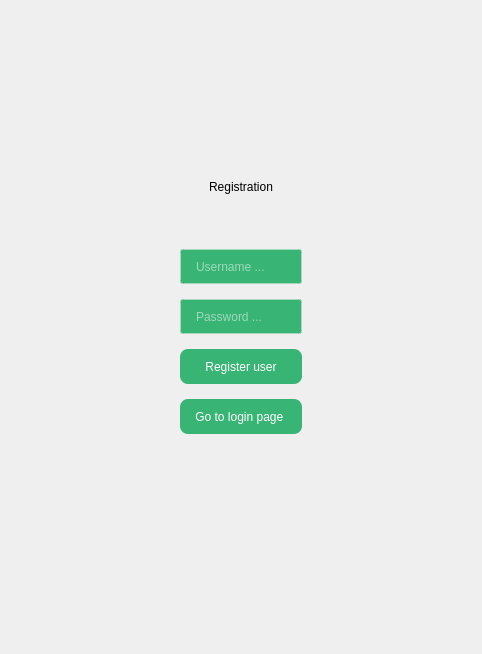
         <widget class="QWidget" name="registrationPage">
          <layout class="QVBoxLayout" name="verticalLayout_2">
           <property name="leftMargin">
            <number>100</number>
           </property>
           <property name="topMargin">
            <number>100</number>
           </property>
           <property name="rightMargin">
            <number>100</number>
           </property>
           <property name="bottomMargin">
            <number>100</number>
           </property>
           <item>
            <widget class="QWidget" name="verticalWidget" native="true">
             <property name="styleSheet">
              <string notr="true">

QPushButton{ 
background-color: rgb(56, 180, 116)  ;
border-radius: 8px;
color : white ;
border: none;
font: 87 9pt &quot;Montserrat Black&quot;;
}
QPushButton:hover{
background-color: rgba(56, 180, 116 , 100)  ;

}

QLineEdit {
background-color: rgba(56, 180, 116, 255) ;
border-radius: 3px;
color : white ;
border:2px solid  rgba(56, 180, 116, 100);
padding-left: 12px;
padding-top : 7px ;
padding-bottom : 7px ;
	font: 10pt &quot;Montserrat&quot;;
}


QLineEdit:hover {
	border: 2px solid  rgba(56, 180, 116, 255);
}
QLineEdit:focus {
	border: 2px solid  rgba(56, 180, 116, 255) ;
	
}</string>
             </property>
             <layout class="QVBoxLayout" name="verticalLayout">
              <property name="spacing">
               <number>15</number>
              </property>
              <property name="leftMargin">
               <number>80</number>
              </property>
              <property name="topMargin">
               <number>80</number>
              </property>
              <property name="rightMargin">
               <number>80</number>
              </property>
              <property name="bottomMargin">
               <number>80</number>
              </property>
              <item alignment="Qt::AlignHCenter">
               <widget class="QLabel" name="label_2">
                <property name="styleSheet">
                 <string notr="true">font: 24pt &quot;Segoe UI&quot;;
background-color : transparent</string>
                </property>
                <property name="text">
                 <string>Registration</string>
                </property>
               </widget>
              </item>
              <item>
               <spacer name="verticalSpacer_5">
                <property name="orientation">
                 <enum>Qt::Vertical</enum>
                </property>
                <property name="sizeHint" stdset="0">
                 <size>
                  <width>20</width>
                  <height>40</height>
                 </size>
                </property>
               </spacer>
              </item>
              <item>
               <widget class="QLineEdit" name="username_registration_lineEdit">
                <property name="minimumSize">
                 <size>
                  <width>0</width>
                  <height>35</height>
                 </size>
                </property>
                <property name="maximumSize">
                 <size>
                  <width>16777215</width>
                  <height>35</height>
                 </size>
                </property>
                <property name="placeholderText">
                 <string>Username ...</string>
                </property>
               </widget>
              </item>
              <item>
               <widget class="QLineEdit" name="password_registration_lineEdit">
                <property name="minimumSize">
                 <size>
                  <width>0</width>
                  <height>35</height>
                 </size>
                </property>
                <property name="maximumSize">
                 <size>
                  <width>16777215</width>
                  <height>35</height>
                 </size>
                </property>
                <property name="echoMode">
                 <enum>QLineEdit::Password</enum>
                </property>
                <property name="placeholderText">
                 <string>Password ...</string>
                </property>
               </widget>
              </item>
              <item>
               <widget class="QPushButton" name="register_pushButton">
                <property name="minimumSize">
                 <size>
                  <width>0</width>
                  <height>35</height>
                 </size>
                </property>
                <property name="maximumSize">
                 <size>
                  <width>16777215</width>
                  <height>35</height>
                 </size>
                </property>
                <property name="text">
                 <string>Register user</string>
                </property>
               </widget>
              </item>
              <item>
               <widget class="QPushButton" name="go_login_pushButton">
                <property name="minimumSize">
                 <size>
                  <width>0</width>
                  <height>35</height>
                 </size>
                </property>
                <property name="maximumSize">
                 <size>
                  <width>16777215</width>
                  <height>35</height>
                 </size>
                </property>
                <property name="text">
                 <string>Go to login page </string>
                </property>
               </widget>
              </item>
              <item>
               <spacer name="verticalSpacer_3">
                <property name="orientation">
                 <enum>Qt::Vertical</enum>
                </property>
                <property name="sizeHint" stdset="0">
                 <size>
                  <width>20</width>
                  <height>40</height>
                 </size>
                </property>
               </spacer>
              </item>
             </layout>
            </widget>
           </item>
          </layout>
         </widget>
